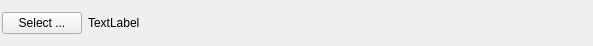
<?xml version="1.0" encoding="UTF-8"?>
<ui version="4.0">
 <class>InputFileWidget</class>
 <widget class="QFrame" name="InputFileWidget">
  <property name="geometry">
   <rect>
    <x>0</x>
    <y>0</y>
    <width>593</width>
    <height>46</height>
   </rect>
  </property>
  <layout class="QHBoxLayout" name="horizontalLayout">
   <property name="leftMargin">
    <number>2</number>
   </property>
   <property name="topMargin">
    <number>2</number>
   </property>
   <property name="rightMargin">
    <number>2</number>
   </property>
   <property name="bottomMargin">
    <number>2</number>
   </property>
   <item>
    <widget class="QPushButton" name="selectBtn">
     <property name="text">
      <string>Select ...</string>
     </property>
    </widget>
   </item>
   <item>
    <widget class="QtSFSDropLabel" name="value">
     <property name="sizePolicy">
      <sizepolicy hsizetype="Expanding" vsizetype="Preferred">
       <horstretch>0</horstretch>
       <verstretch>0</verstretch>
      </sizepolicy>
     </property>
     <property name="mouseTracking">
      <bool>true</bool>
     </property>
     <property name="acceptDrops">
      <bool>true</bool>
     </property>
     <property name="styleSheet">
      <string notr="true"/>
     </property>
     <property name="text">
      <string>TextLabel</string>
     </property>
     <property name="textInteractionFlags">
      <set>Qt::LinksAccessibleByMouse|Qt::TextSelectableByKeyboard|Qt::TextSelectableByMouse</set>
     </property>
    </widget>
   </item>
  </layout>
 </widget>
 <customwidgets>
  <customwidget>
   <class>QtSFSDropLabel</class>
   <extends>QLabel</extends>
   <header location="global">QtSFSDropLabel.h</header>
  </customwidget>
 </customwidgets>
 <resources/>
 <connections/>
</ui>
